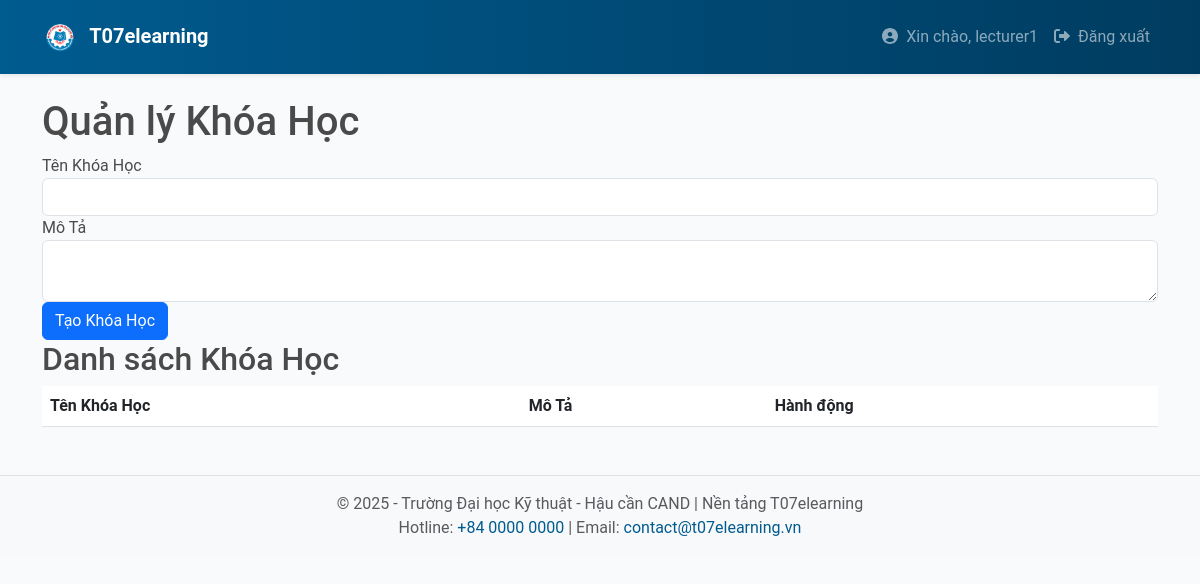
The page /lecturer/courses (signed in) on the database as committed earlier.
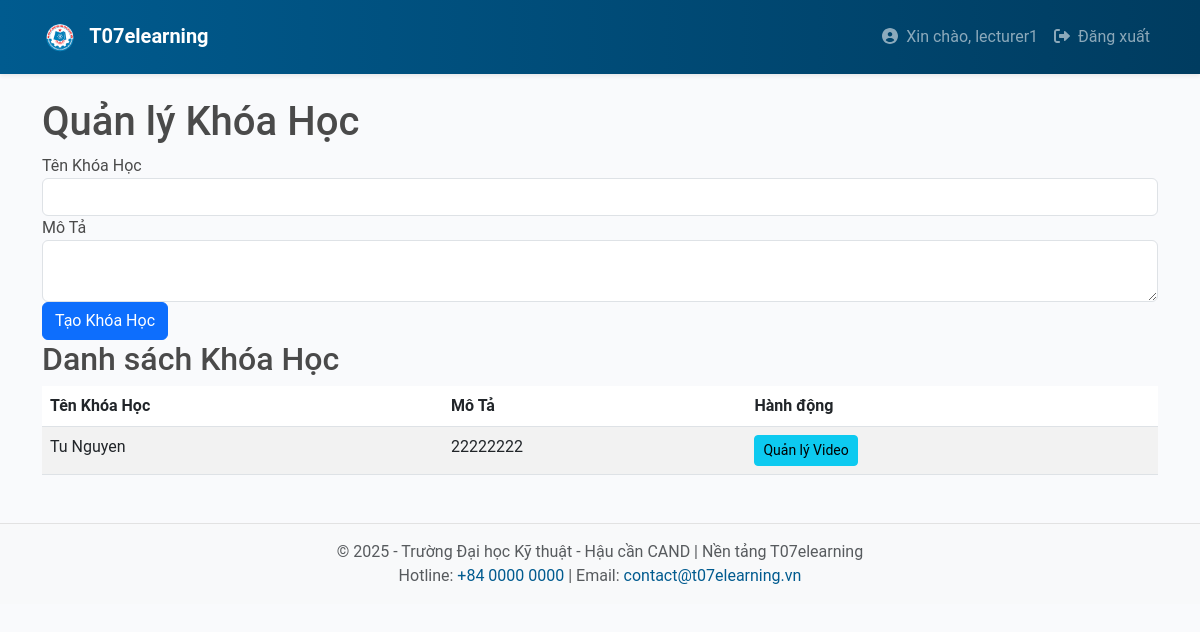
The same page on the database as committed later.
### app/models.py (models this page shows, shortened)
class Course(db.Model):
    __tablename__ = 'courses'
    id = db.Column(db.Integer, primary_key=True)
    name = db.Column(db.String(128), nullable=False)
    description = db.Column(db.Text, nullable=True)
    created_on = db.Column(db.DateTime, default=datetime.utcnow)
    lecturer_id = db.Column(db.Integer, db.ForeignKey('users.id'), nullable=False)
    videos = db.relationship('LectureVideo', back_populates='course')

### app/lecturer/routes.py (the view, shortened to what this page needs)
@bp.route('/courses', methods=['GET', 'POST'])
@login_required
def manage_courses():
    if not current_user.is_lecturer():
        flash('Bạn không có quyền truy cập trang này.')
        return redirect(url_for('main.index'))
    form = CreateCourseForm()
    courses = Course.query.filter_by(lecturer_id=current_user.id).all()
    return render_template('lecturer/manage_courses.html', form=form, courses=courses)

### app/lecturer/forms.py
class CreateCourseForm(FlaskForm):
    name = StringField('Tên Khóa Học', validators=[DataRequired()])
    description = TextAreaField('Mô Tả')
    submit = SubmitField('Tạo Khóa Học')

### app/models.py (called while the page is built)
    def is_lecturer(self):
        return any(role.name == 'lecturer' for role in self.roles)

### app/templates/lecturer/manage_courses.html (shortened to what this page needs)
{% extends "base.html" %}
{% block content %}
<h1>Quản lý Khóa Học</h1>
<form method="POST">
    <div class="form-group">
        {{ form.name.label }} {{ form.name(class="form-control") }}
    </div>
    <div class="form-group">
        {{ form.description.label }} {{ form.description(class="form-control") }}
    </div>
    <div class="form-group">
        {{ form.submit(class="btn btn-primary") }}
    </div>
</form>
<h2>Danh sách Khóa Học</h2>
<table class="table table-striped">
    <thead>
        <tr>
            <th>Tên Khóa Học</th>
            <th>Mô Tả</th>
            <th>Hành động</th>
        </tr>
    </thead>
    <tbody>
        {% for course in courses %}
        <tr>
            <td>{{ course.name }}</td>
            <td>{{ course.description }}</td>
            <td>
                <a href="{{ url_for('lecturer.manage_videos', course_id=course.id) }}" class="btn btn-info btn-sm">Quản lý Video</a>
            </td>
        </tr>
        {% endfor %}
    </tbody>
</table>
{% endblock %}

Rows that differ between the two databases and show on the page:
added Course: name "Tu Nguyen", description "22222222"
